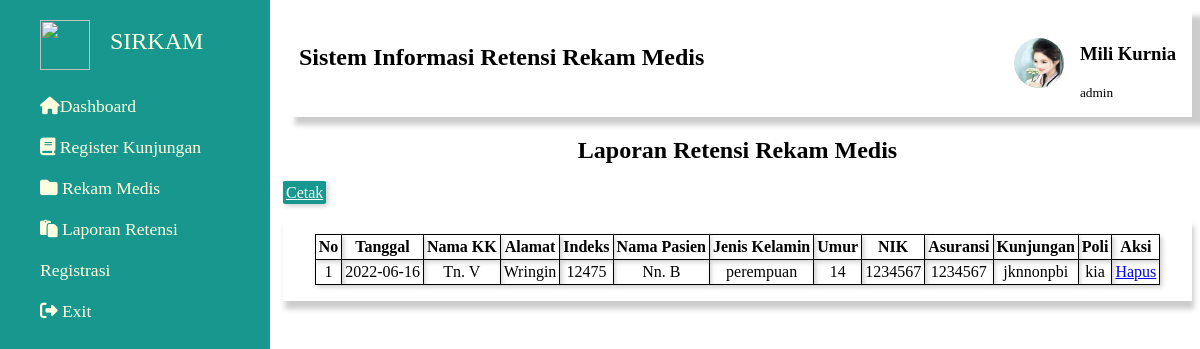
Screenshot of /list_retensi.php with the database file from the repository.
### tables this page shows
CREATE TABLE `tb_retensi` (
  `id` int(20) NOT NULL,
  `tanggal` date NOT NULL,
  `nama_kk` varchar(10) NOT NULL,
  `alamat` text NOT NULL,
  `indeks` varchar(20) NOT NULL,
  `nama_pasien` varchar(20) NOT NULL,
  `jender` enum('laki','perempuan') NOT NULL,
  `umur` varchar(20) NOT NULL,
  `nik` varchar(20) NOT NULL,
  `asuransi` varchar(20) NOT NULL,
  `kunjungan` set('umum','jknpbi','jknnonpbi','program') NOT NULL,
  `poli` set('bp','kia','gigi','dll') NOT NULL
);

### list_retensi.php (the view, shortened to what this page needs)
<?php
include "connection.php";
?>
<!DOCTYPE html>
<html>
<head>
	<link rel="stylesheet" type="text/css" href="style.css">
	<link rel="stylesheet" href="font-awesome-4.7.0/font-awesome-4.7.0/css/font-awesome.min.css">
</head>
<body>
	<div class="wrap">
		<div class="badan">
			<? require('sidebar.php'); ?>
			<h2 align="center">Laporan Retensi Rekam Medis</h2>
			<p>
			<div class="content">
				<a class="tambah-data" href="cetak.php">Cetak</a>
			</p>
			<div class="tabel">
				<?php
				echo "<table align=center>
				<tr>
				<th>No</th>
				<th>Tanggal</th>
				<th>Nama KK</th>
				<th>Alamat</th>
				<th>Indeks</th>
				<th>Nama Pasien</th>
				<th>Jenis Kelamin</th>
				<th>Umur</th>
				<th>NIK</th>
				<th>Asuransi</th>
				<th>Kunjungan</th>
				<th>Poli</th>
				<th>Aksi</th>
				</tr>";
				$q=$db->query("SELECT * from tb_retensi");
				$no=1;
				while($r=$q->fetch_array()){
					echo "<tr>
					<td>".$no."</td>
					<td>".$r['tanggal']."</td>
					<td>".$r['nama_kk']."</td>
					<td>".$r['alamat']."</td>
					<td>".$r['indeks']."</td>
					<td>".$r['nama_pasien']."</td>
					<td>".$r['jender']."</td>
					<td>".$r['umur']."</td>
					<td>".$r['nik']."</td>
					<td>".$r['asuransi']."</td>
					<td>".$r['kunjungan']."</td>
					<td>".$r['poli']."</td>
					<td><a href='del_retensi.php?id=".$r['id']."'>Hapus</a></td>
					</tr>";
					$no++;
				}
				echo "</table>";
				?>
			</div>
		</div>
		</div>
	</div>
</body>
</html>

### style.css (style rules this page uses)
:root { --main-color: #18978F; --color-dark: #fff; --text-grey: black; }
.wrap { height: 150vh; width: 100%; background-color: #fff; }
.tabel { text-align: center; align-items: center; padding: 1rem; background: #fff; box-shadow: 2px 8px 5px rgba(0,0,0,0.2); }
table { border: 1px solid black; border-collapse: collapse; }
th,td { border: 1px solid black; padding: 3px; box-shadow: 2px 2px 5px rgba(0,0,0,0.2); }
.tambah-data { cursor: pointer; border: none !important; background: var(--main-color); border: 5px solid black; padding: 3px; color: white; box-shadow: 2px 2px 5px rgba(0,0,0,0.2); border-radius: 5%; }

### rows the page displays
tb_retensi: tanggal "2022-06-16", nama_kk "Tn. V", alamat "Wringin", indeks "12475", nama_pasien "Nn. B", jender "perempuan", umur "14", nik "1234567", asuransi "1234567", kunjungan "jknnonpbi", poli "kia"
